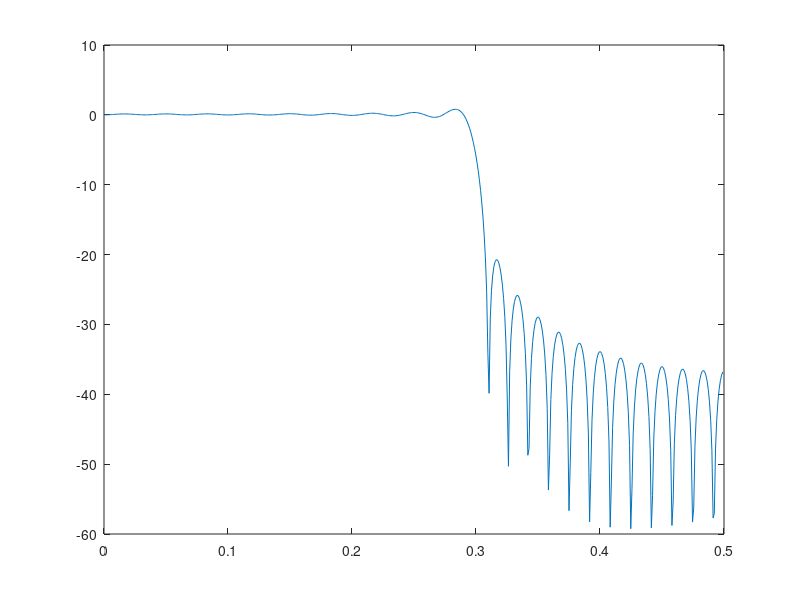
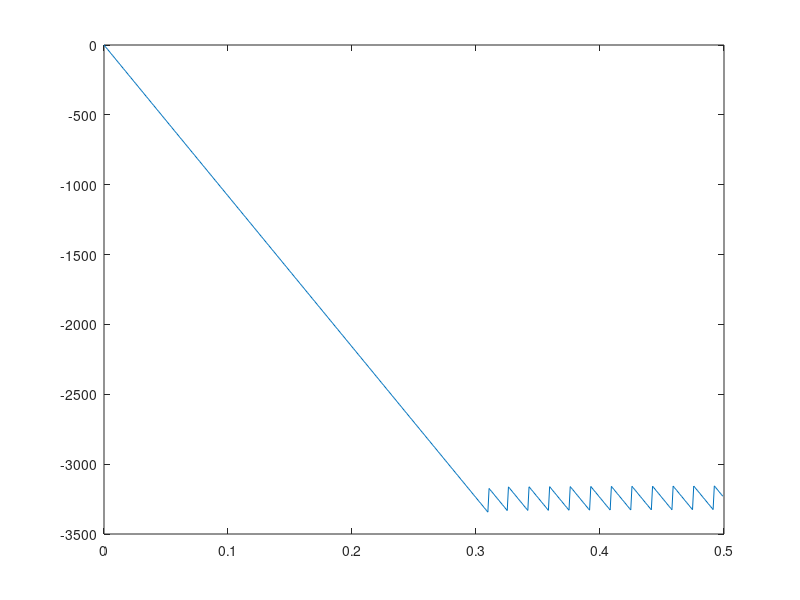
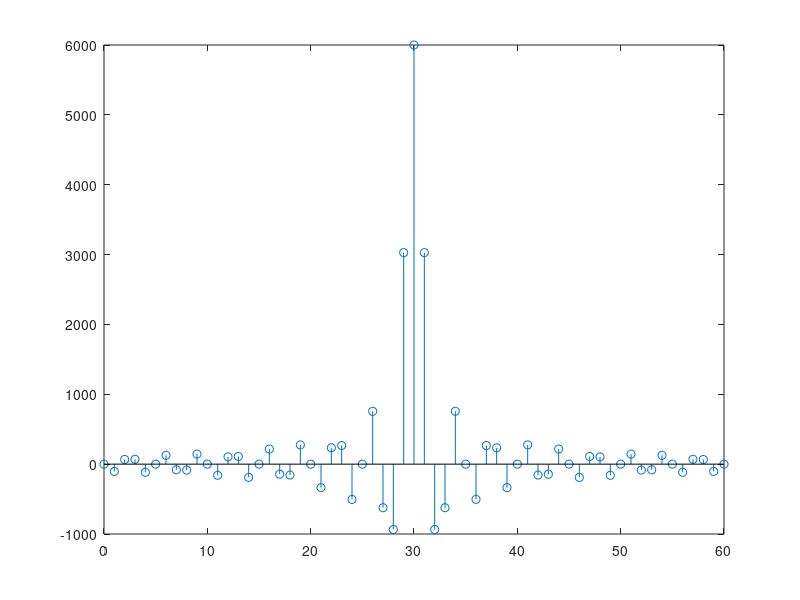

The MATLAB source for these figures, in order:
echo on 
Lenght=101; %101
Fs=10000; %Frecuencia de muestreo
W=3000; %Ancho de banda disponible
Ts=1/Fs; %Tasa de muestreo
n=-(Lenght-1)/2:(Lenght-1)/2;
t=Ts*n;
h=2*W*sinc(2*W*t); %Definicion de la ventana de Hanning
N=61; %Numero de muestras
rec_windowed_h=h((Lenght-N)/2+1:(Lenght+N)/2); %Implementacion de la ventana
%Freq response
figure(1);
[rec_windowed_H,W1]=freqz(rec_windowed_h,1); %Respuesta en frecuencia 
%Normalize the freq response
rec_windowed_H_in_dB=20*log10(abs(rec_windowed_H)/abs(rec_windowed_H(1))); %Normaliza la ventana
hanning_window=hann(N); %
plot(W/(2*pi),rec_windowed_H_in_dB); %Grafica la resp en frecuencia
hanning_windowed_h=h((Lenght-N)/2+1:(Lenght+N)/2)*hanning_window; 
plot(W1/(2*pi),rec_windowed_H_in_dB); %Grafica la resp en frecuencia para W1
[hanning_windowed_H,W2]=freqz(hanning_windowed_h,1);
hanning_windowed_H_in_dB=20*log10(abs(hanning_windowed_H)/abs(hanning_windowed_H(1)));
%Plotting comands
%Phase response
figure(2)
plot(W2/(2*pi),hanning_windowed_H_in_dB);%Grafica la resp en frecuencia para W2
plot(W1/(2*pi),(180/pi)*unwrap(angle(rec_windowed_H)));
%Impulse response
figure(3)
stem([0:N-1],rec_windowed_h); %Respuesta al impulso de la ventana